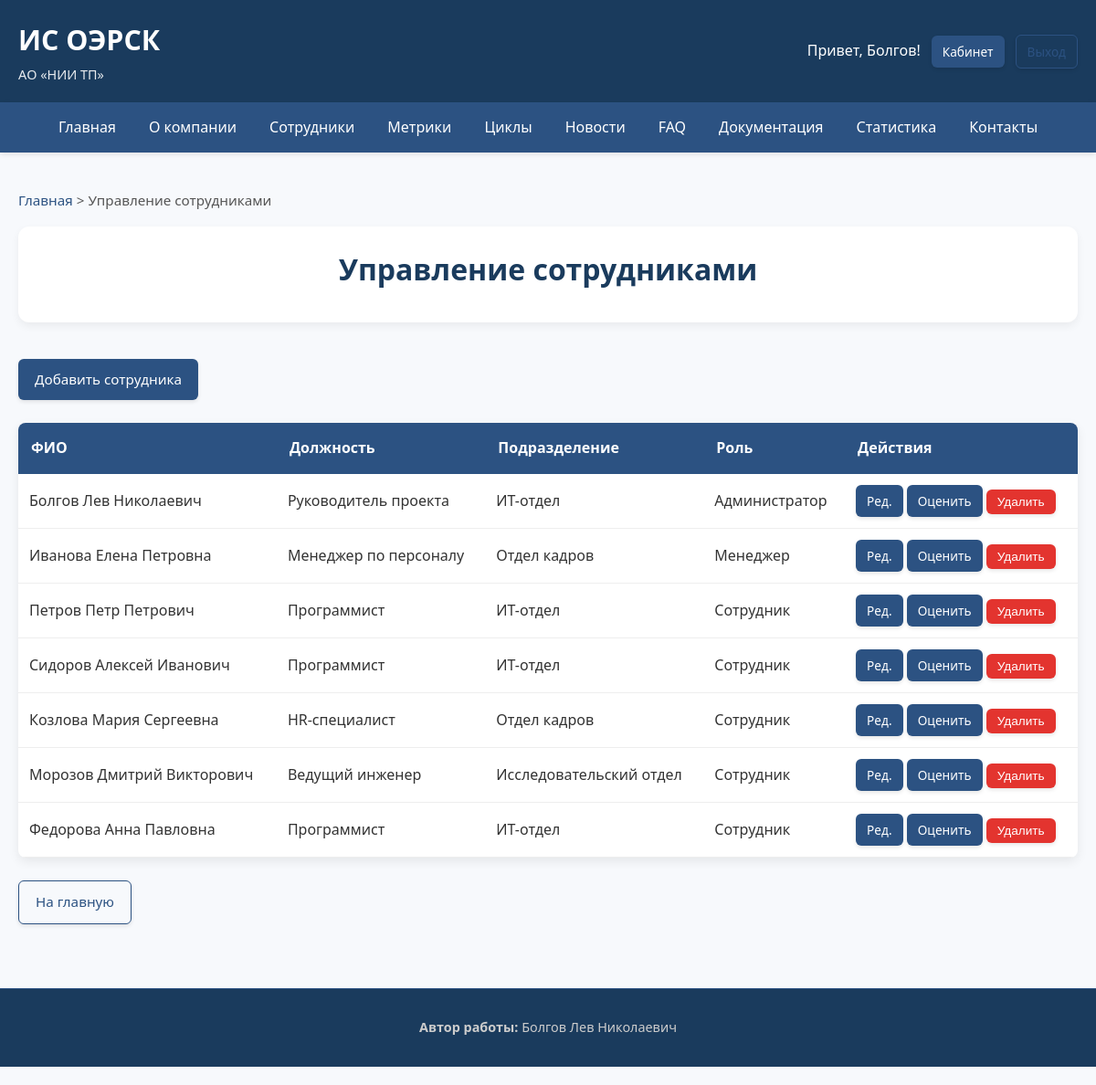
Page /admin/employees (signed in) on the committed database.
### app/models.py (models this page shows)
class Employee(db.Model, UserMixin):
    __tablename__ = 'employees'
    id = db.Column(db.Integer, primary_key=True)
    full_name = db.Column(db.String(150), nullable=False)
    email = db.Column(db.String(120), unique=True, nullable=False)
    password_hash = db.Column(db.String(255), nullable=False)
    role_id = db.Column(db.Integer, db.ForeignKey('roles.id'), nullable=False)
    department_id = db.Column(db.Integer, db.ForeignKey('departments.id'), nullable=False)
    position_id = db.Column(db.Integer, db.ForeignKey('positions.id'), nullable=False)
    ip_address = db.Column(db.String(45))
    hire_date = db.Column(db.DateTime, default=datetime.utcnow)
    is_active = db.Column(db.Boolean, default=True)
    role = db.relationship('Role')
    department = db.relationship('Department')
    position = db.relationship('Position')

class Position(db.Model):
    __tablename__ = 'positions'
    id = db.Column(db.Integer, primary_key=True)
    title = db.Column(db.String(100), nullable=False)
    department_id = db.Column(db.Integer, db.ForeignKey('departments.id'), nullable=False)
    department = db.relationship('Department', backref='positions')
    description = db.Column(db.Text)

class Department(db.Model):
    __tablename__ = 'departments'
    id = db.Column(db.Integer, primary_key=True)
    name = db.Column(db.String(100), nullable=False, unique=True)
    description = db.Column(db.Text)

class Role(db.Model):
    __tablename__ = 'roles'
    id = db.Column(db.Integer, primary_key=True)
    name = db.Column(db.String(50), unique=True, nullable=False)
    description = db.Column(db.Text)

### app/views.py (the view)
    def decorated_function(*args, **kwargs):
        if not current_user.is_authenticated:
            abort(403)
        if current_user.role.name not in ['admin', 'manager']:
            abort(403)
        return f(*args, **kwargs)

### app/views.py (called while the page is built)
def render_with_breadcrumbs(template, breadcrumbs, **context):
    return render_template(template, breadcrumbs=breadcrumbs, **context)

def admin_or_manager_required(f):
    def decorated_function(*args, **kwargs):
        if not current_user.is_authenticated:
            abort(403)
        if current_user.role.name not in ['admin', 'manager']:
            abort(403)
        return f(*args, **kwargs)
    decorated_function.__name__ = f.__name__
    return decorated_function

@views.route('/admin/employees')
@login_required
@admin_or_manager_required
def admin_employees():
    if current_user.role.name == 'manager':
        employees_list = Employee.query.filter_by(department_id=current_user.department_id).all()
    else:  # admin — все
        employees_list = Employee.query.all()
    breadcrumbs = [("Главная", url_for('views.index')), ("Управление сотрудниками", "")]
    return render_with_breadcrumbs('admin_employees.html', breadcrumbs, employees=employees_list)

### app/templates/admin_employees.html (shortened to what this page needs)
{% extends "base.html" %}
{% block content %}
<div class="page-header"><h1>Управление сотрудниками</h1></div>
<a href="{{ url_for('views.add_employee') }}" class="btn">Добавить сотрудника</a>
<table>
    <thead>
        <tr>
            <th>ФИО</th>
            <th>Должность</th>
            <th>Подразделение</th>
            <th>Роль</th>
            <th>Действия</th>
        </tr>
    </thead>
    <tbody>
        {% for emp in employees %}
        <tr>
            <td>{{ emp.full_name }}</td>
            <td>{{ emp.position.title }}</td>
            <td>{{ emp.department.name }}</td>
            <td>{{ 'Администратор' if emp.role.name == 'admin' else 'Менеджер' if emp.role.name == 'manager' else 'Сотрудник' }}</td>
            <td>
                <a href="{{ url_for('views.edit_employee', emp_id=emp.id) }}" class="btn btn-small">Ред.</a>
                <a href="{{ url_for('views.evaluate', emp_id=emp.id) }}" class="btn btn-small">Оценить</a>
                <form method="POST" action="{{ url_for('views.delete_employee', emp_id=emp.id) }}" style="display: inline;">
                    <button type="submit" class="btn btn-small btn-danger confirm-delete">Удалить</button>
                </form>
            </td>
        </tr>
        {% endfor %}
    </tbody>
</table>
<a href="{{ url_for('views.index') }}" class="btn btn-outline">На главную</a>
{% endblock %}

### app/templates/base.html (shortened to what this page needs)
<!DOCTYPE html>
<html lang="ru">
<head>
    <link rel="stylesheet" href="{{ url_for('static', filename='styles.css') }}">
    <link href="https://cdnjs.cloudflare.com/ajax/libs/font-awesome/6.0.0/css/all.min.css" rel="stylesheet">
</head>
<body>
    <header class="header" role="banner">
        <div class="logo">
            <h1><a href="{{ url_for('views.index') }}">ИС ОЭРСК</a></h1>
            <p>АО «НИИ ТП»</p>
        </div>
        <div class="auth-bar">
            {% if current_user.is_authenticated %}
                <span>Привет, {{ current_user.full_name.split()[0] }}!</span>
                <a href="{{ url_for('views.dashboard') }}" class="btn btn-small">Кабинет</a>
                <a href="{{ url_for('auth.logout') }}" class="btn btn-small btn-outline">Выход</a>
            {% else %}
                <a href="{{ url_for('auth.login') }}" class="btn btn-small">Вход</a>
            {% endif %}
        </div>
    </header>
    <nav class="main-menu" role="navigation">
        <ul>
            <li><a href="{{ url_for('views.index') }}">Главная</a></li>
            <li><a href="{{ url_for('views.about') }}">О компании</a></li>
            <li><a href="{{ url_for('views.employees') }}">Сотрудники</a></li>
            <li><a href="{{ url_for('views.metrics') }}">Метрики</a></li>
            <li><a href="{{ url_for('views.cycles') }}">Циклы</a></li>
            <li><a href="{{ url_for('views.news_list') }}">Новости</a></li>
            <li><a href="{{ url_for('views.faq') }}">FAQ</a></li>
            <li><a href="{{ url_for('views.documentation') }}">Документация</a></li>
            <li><a href="{{ url_for('views.stats') }}">Статистика</a></li>
            <li><a href="{{ url_for('views.contact') }}">Контакты</a></li>
        </ul>
    </nav>
    <div class="container">
        {% if breadcrumbs %}
        <div class="breadcrumbs" aria-label="Хлебные крошки">
            {% for crumb in breadcrumbs %}
                {% if not loop.last %}
                    <a href="{{ crumb[1] }}">{{ crumb[0] }}</a> >
                {% else %}
                    <span>{{ crumb[0] }}</span>
                {% endif %}
            {% endfor %}
        </div>
        {% endif %}
        <main>
            {% block content %}{% endblock %}
        </main>
    </div>
    <footer class="footer" role="contentinfo">
        <div class="footer-content">
            <div>
                <strong>Автор работы:</strong> Болгов Лев Николаевич
            </div>
        </div>
    </footer>
</body>
</html>

### app/static/styles.css (style rules this page uses)
* { margin: 0; padding: 0; box-sizing: border-box; }
body { font-family: 'Segoe UI', Tahoma, Geneva, Verdana, sans-serif; line-height: 1.7; color: #333; background-color: #f7f9fc; padding-bottom: 20px; }
.container { max-width: 1200px; margin: 0 auto; padding: 20px; }
.header { background: #1a3b5d; color: white; padding: 18px 20px; display: flex; justify-content: space-between; align-items: center; flex-wrap: wrap; box-shadow: 0 2px 8px rgba(0, 0, 0, 0.1); }
.header .logo h1 { margin: 0; font-size: 1.9em; font-weight: 600; }
.header .logo p { margin: 0; font-size: 0.9em; opacity: 0.9; }
.header .logo a { color: white; text-decoration: none; }
.auth-bar { display: flex; gap: 12px; align-items: center; }
.main-menu { background: #2c5282; color: white; box-shadow: 0 2px 6px rgba(0, 0, 0, 0.1); }
.main-menu ul { list-style: none; display: flex; flex-wrap: wrap; justify-content: center; margin: 0; }
.main-menu ul li a { display: block; padding: 14px 18px; color: white; text-decoration: none; transition: background 0.3s ease, transform 0.1s; font-weight: 500; }
.breadcrumbs { margin: 20px 0 15px; font-size: 0.95em; color: #555; }
.breadcrumbs a { color: #2c5282; text-decoration: none; }
.btn { display: inline-block; padding: 10px 18px; background: #2c5282; color: white; border: none; border-radius: 6px; text-decoration: none; font-size: 0.95em; font-weight: 500; cursor: pointer; transition: all 0.3s ease; box-shadow: 0 2px 4px rgba(0, 0, 0, 0.1); }
.btn-outline { background: transparent; border: 1px solid #2c5282; color: #2c5282; }
.btn-danger { background: #e3342f; }
.btn-small { padding: 6px 12px; font-size: 0.85em; }
table { width: 100%; border-collapse: collapse; margin: 25px 0; background: white; border-radius: 8px; overflow: hidden; box-shadow: 0 4px 12px rgba(0, 0, 0, 0.08); }
table th { background: #2c5282; color: white; padding: 14px; text-align: left; font-weight: 600; }
table td { padding: 12px; border-bottom: 1px solid #eee; }
.footer { background: #1a3b5d; color: #ccc; padding: 30px 20px; text-align: center; font-size: 0.9em; margin-top: 50px; border-top: 1px solid #2c5282; }
.footer-content { max-width: 1200px; margin: 0 auto; display: flex; justify-content: center; flex-wrap: wrap; gap: 15px; }
.page-header { text-align: center; margin-bottom: 40px; padding: 20px; background: white; border-radius: 12px; box-shadow: 0 4px 10px rgba(0, 0, 0, 0.06); }
.page-header h1 { color: #1a3b5d; font-size: 2em; margin-bottom: 10px; }

### rows in the picture
Employee: full_name "Болгов", full_name "Болгов Лев Николаевич", position "Руководитель проекта", department.name "ИТ-отдел"
Role: name "Администратор"
Employee: full_name "Иванова Елена Петровна", position "Менеджер по персоналу", department.name "Отдел кадров"
Role: name "Менеджер"
Employee: full_name "Петров Петр Петрович", position "Программист", department.name "ИТ-отдел"
Role: name "Сотрудник"
Employee: full_name "Сидоров Алексей Иванович", position "Программист", department.name "ИТ-отдел"
Employee: full_name "Козлова Мария Сергеевна", position "HR-специалист", department.name "Отдел кадров"
Employee: full_name "Морозов Дмитрий Викторович", position "Ведущий инженер", department.name "Исследовательский отдел"
Employee: full_name "Федорова Анна Павловна", position "Программист", department.name "ИТ-отдел"

### other values in the picture
{{ crumb[0] }} "Главная"
{{ crumb[0] }} "Управление сотрудниками"
